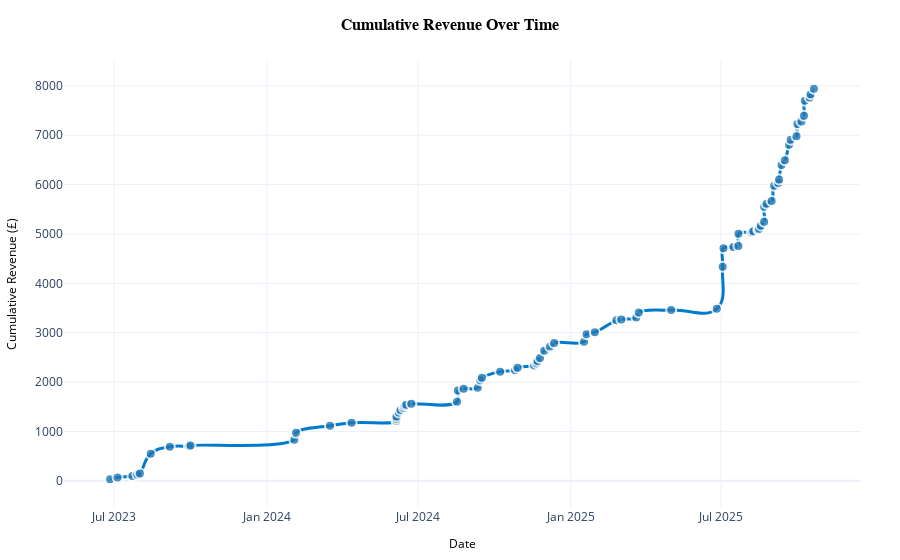

The code cell stored with this chart in its notebook:
### Markdown cell above
### Cumulative Revenue Over Time

### Code cell
df_sorted['Cumulative Revenue'] = df_sorted['Amount'].cumsum()

fig = px.line(
    df_sorted,
    x='Date',
    y='Cumulative Revenue',
    markers=True,
    labels={'Date': 'Date', 'Cumulative Revenue': 'Cumulative Revenue (£)'},
    template='plotly_white'
)

fig.update_traces(
    hovertemplate=(
        '<span style="font-weight:bold; font-size:13px;">Date:</span> %{x|%d %b %Y}<br>'
        '<span style="font-weight:bold; font-size:13px;">Cumulative Revenue:</span> £%{y:,.2f}<extra></extra>'
    ),
    line=dict(color='#007ACC', width=3, shape='spline', smoothing=1.3),
    marker=dict(
        size=10,
        color='#1f77b4',
        line=dict(width=2, color='white'),
        opacity=0.8
    )
)

fig.update_layout(
    title=dict(
        text='Cumulative Revenue Over Time',
        font=dict(size=16, family='Arial', color='black', weight='bold'), 
        x=0.5,
        xanchor='center'
    ),
    xaxis=dict(
        title=dict(text='Date', font=dict(size=12, color='black')) 
    ),
    yaxis=dict(
        title=dict(text='Cumulative Revenue (£)', font=dict(size=12, color='black'))  
    ),
    hoverlabel=dict(bgcolor='white', font_size=13),
    margin=dict(l=40, r=40, t=60, b=40)
)

fig.show(config={
    'scrollZoom': False,
    'displayModeBar': False
})
